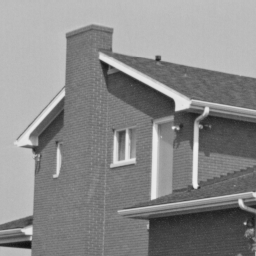
#> input picture week 3/house.bmp, 256 x 256 px
$ jupyter execute lab03.ipynb
#> lines starting #> are read from the running program, lines starting #| are printed output that depends on the picture; after the words box and inside, x2 and y2 are one past the last pixel; in counts of white or black regions, pixels touching at a corner belong together
# <center>Aston University <br/><br/> CS3IVP: Digital Image and Video Processing <br/><br/> Lab 03</center>

Lecturers:<br/>
Debaleena Roy <a href="mailto:d.roy@aston.ac.uk">d.roy@aston.ac.uk</a> <br/>
Office: MB265K <br/>

Martin Rudorfer <a href="mailto:m.rudorfer@aston.ac.uk">m.rudorfer@aston.ac.uk</a> <br/>
Office: MB214G <br/>

## Goals
To revisit previous laboratory sessions.

## Instructions
No submission is required for this laboratory.

## Task 3.1
In this task, we will practise writing *vectorised* code with NumPy arrays, without using any loops.
Assume that `v` and `u` are NumPy matrices of the same size, composed of **a single row** (*e.g.*, $(1.1, 2.1, 0.4, 3.2, 1.4, 9.2)$).

Advice:
- Create the `v` and `u` variables first and use them to help you check that your answer is correct. For that purpose, you can use the NumPy's random array generation function `np.random.random` *e.g.*, `row_vector = np.random.random((1,10))`.
- For task 3.1.b, you can run the loop-based code to check if both solutions give the same values. If you do so, please do not forget to make copies of the matrices, as **the code overwrites** them.
- To make a copy of an array (to avoid one being overwritten) you can use NumPy's `array` constructor: *e.g.*, `copy_of_the_array = np.array(original_array)`. It has a default parameter `copy=True`. Alternatively, you can directly use `copy_of_the_array = original_array.copy()`.
- If you're done, you can try comparing the runtime of the vectorised and loop-based code to see what difference it makes.

## Task 3.1.a
Write the equation $w = v \times u + 5\times u - 10$ as vectorised code.

[cell 1]
import matplotlib.pyplot as plt
import numpy as np
from numpy import cos, pi
from skimage.io import imread, imsave, imshow

from IPython.display import display, HTML
display(HTML("<style>.container { width:90% !important; }</style>"))

# WRITE YOUR CODE BELOW (DO NOT DELETE THIS LINE OR THE LINES ABOVE)
v = np.random.random((1, 10))
u = np.random.random((1, 10))

w = v * u + 5 * u - 10

# WRITE YOUR CODE ABOVE (DO NOT DELETE THIS LINE OR THE LINES BELOW)

## Task 3.1.b
Rewrite the following loop-based code in a vectorised form:
```
for i in range(v.shape[1]):
    v[0,i] = v[0,i]/u[0,i] + cos(2.*pi*u[0,i])
```

[cell 2]
# WRITE YOUR CODE BELOW (DO NOT DELETE THIS LINE)

u_orig = np.random.random((1,6))
v_orig = np.random.random((1,6))
print(v_orig)

# loop-based
u = np.array(u_orig)
v = np.array(v_orig)
for i in range(v.shape[1]):
    v[0,i] = v[0,i]/u[0,i] + cos(2.*pi*u[0,i])
#> further down, image is the input picture: shape (256, 256); min 16, max 239, mean 138
print(v)

# vectorised
u = np.array(u_orig)
v = np.array(v_orig)
v = v/u + cos(2.*pi*u)
print(v)


# WRITE YOUR CODE ABOVE (DO NOT DELETE THIS LINE)

## Task 3.2
Consider the code below. To fully understand what is going on, we would like to know the values of the `x`, `y` and `z` variables at four different points: (1) after the initial assignment, (2) after the call to `function1`, (3) after the call to `function2`, and (4) after the division? That is, in lines 14, 17, 20, and 23. For each of the **four**, provide the values of the three variables. What observations do you make?

**Write your answers in the code cell below.**

```
01 def function1(x):
02     return x+1
03
04 def function2(a, b, z):
05     z = z * 2
06     a = a + z
07     b = a^2
08     return b
09
10 #  Initial assignments
11 x = np.array( [[ 0,  1]] )
12 y = np.array( [[20, 30]] )
13 z = np.array( [[ 1,  1]] )
14
15 #  Call to function1
16 x = function1(x)
17
18 #  Call to function1
19 z = function2(x, y, z)
20
21 #  Division
22 z = z/2
23
```

[cell 3]
# WRITE YOUR CODE BELOW (DO NOT DELETE THIS LINE OR THE LINES ABOVE)

def function1(x):
     return x+1

def function2(a, b, z):
    z = z * 2
    a = a + z
    b = a^2
    return b

#  Initial assignments
x = np.array( [[ 0,  1]] )
y = np.array( [[20, 30]] )
z = np.array( [[ 1,  1]] )
print(f'x:{x} y:{y} z:{z}')
#  Call to function1
x = function1(x)
print(f'x:{x} y:{y} z:{z}')
#  Call to function2
z = function2(x, y, z)
print(f'x:{x} y:{y} z:{z}')
#  Division
z = z/2
print(f'x:{x} y:{y} z:{z}')


# WRITE YOUR CODE ABOVE (DO NOT DELETE THIS LINE OR THE LINES BELOW)

## Task 3.3
Write a function `slice` which performs intensity slicing as defined in the "Global Image Enhancement" lecture slides. As arguments, it should take an image matrix, a two-element list containing the critical values defining the slice, and a value to which to send pixels falling between the two critical values. For example, the following call:

`slice(img, [100,150], 0)`

should return a copy of `img` in which all pixels with values in the range $[100,150]$ (inclusive) have been sent to $0$ (black).

Make sure that the code is vectorised and not loop-based.

Hint: Remember that you can use NumPy's logical operators (*e.g.*, `logical_or`, `logical_and`) to compute a boolean mask.

[cell 4]
import numpy as np
import matplotlib.pyplot as plt
from skimage.io import imread, imsave, imshow

# WRITE YOUR CODE BELOW (DO NOT DELETE THIS LINE OR THE LINES ABOVE)

def slice(image, thresholds, value):
#> called with value = 0
    tmp = np.array(image)
    mask = np.logical_and(thresholds[0] <= tmp, tmp <= thresholds[1])
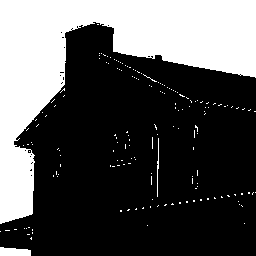
#> mask: shape (256, 256) bool; 32.6% white; 168 white regions (165 under 20 px), largest, box (x1, y1, x2, y2) and area: (0, 0, 256, 224) 20704, (0, 247, 31, 256) 234, (157, 138, 159, 197) 66
    tmp[mask] = value
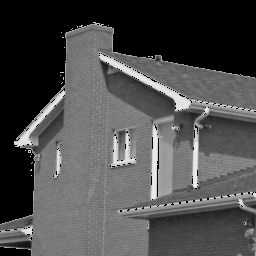
#> tmp: shape (256, 256); min 0, max 239, mean 76.8
    return tmp


# WRITE YOUR CODE ABOVE (DO NOT DELETE THIS LINE OR THE LINES BELOW)

## Task 3.4
Download the image `house.bmp` from Blackboard. In this task, you will use your `slice` function to slice the sky from the image so that its pixels are sent to black.
- Use the function with appropriate values to process the image.
- Display the result.
- To choose a good threshold value, please plot the histogram of the image. Based on that, discuss what would be a good value.

[cell 5]
# WRITE YOUR CODE BELOW (DO NOT DELETE THIS LINE)

image = imread('house.bmp')
imshow(image)
plt.figure()

a = slice(image, [180, 194], 0)
imshow(a);
#> (this line was passed over: IPython is not available in this run)

plt.figure();
#> (this line was passed over: IPython is not available in this run)

histogram, edges = np.histogram(image, bins=256)
#> histogram = 256 values, max 4632 at index 196, min 0 at index 7, mean 256; edges = 257 values from 16 to 239
plt.bar(edges[:-1], histogram);
#> (this line was passed over: IPython is not available in this run)

# 180 and 194 are good values because the sky corresponds to the spike on the right. 180 and 194 seem to surround it.
# WRITE YOUR CODE ABOVE (DO NOT DELETE THIS LINE)
